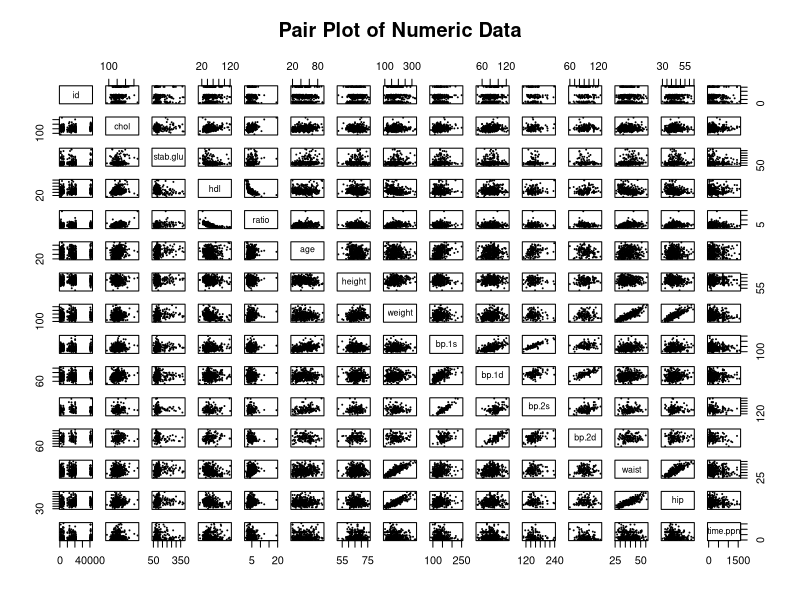
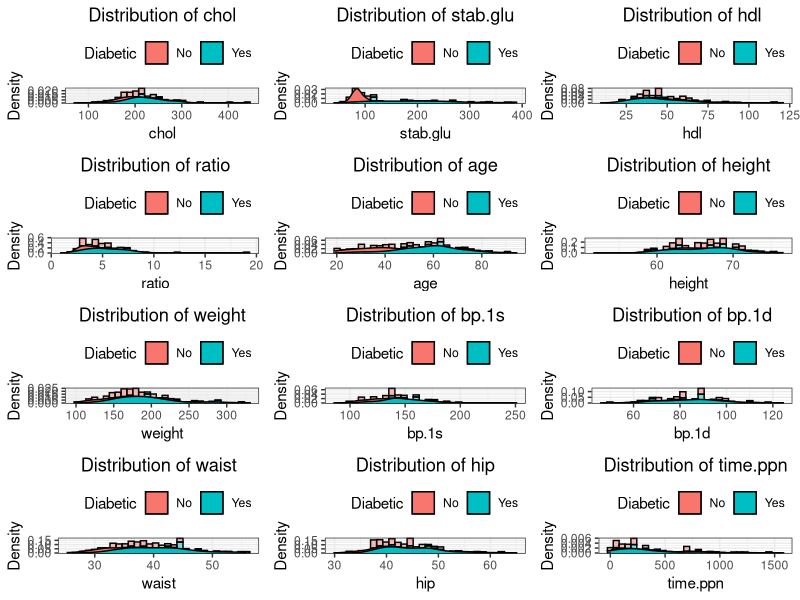
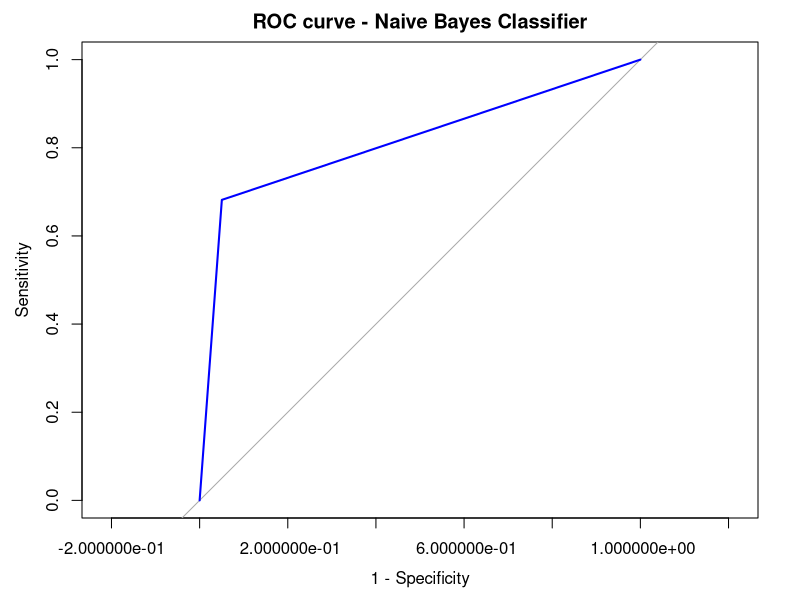
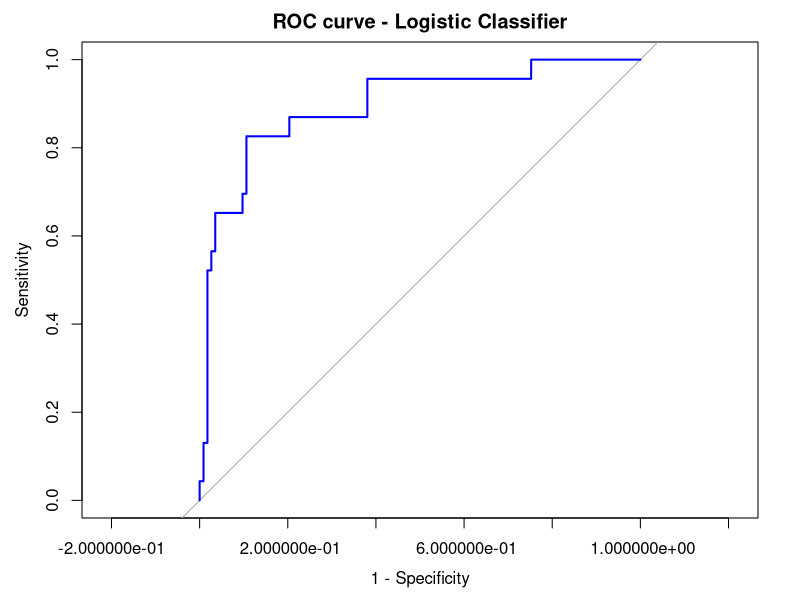

These charts were generated, in order, by the following R code:
##################################
###  DIABETES CLASSIFICATION   ###
##################################

#Packages installation
#install.packages("tidyverse")
#install.packages("e1071")
#install.packages("caTools")
#install.packages("caret")
#install.packages("klaR")
#install.packages("mvtnorm")
#install.packages("class")
#install.packages("gridExtra")

#Packages loading
library(tidyverse)
library(ggplot2)
library(e1071)
library(caTools)
library(caret)
# library(klaR)
library(mvtnorm)
library(class)
library(gridExtra)
library(pROC)

#Set working directory
getwd()
#setwd('/Users/americoliguori/Desktop/Ame/University/Laurea Magistrale/Second Year/Second Semester/HDA/HdaClassification')
dir()

#### Loading Data & Dataset Details #### 
Diabetes=read.csv("DiabetesClass.csv",header=T,na.strings='')
head(Diabetes)
str(Diabetes)
dim(Diabetes)

summary(Diabetes)

#### Defining the Response Variable ####
count <- table(Diabetes$DiabDiagnosis)
withDiabetes <- count[2]
withoutDiabetes <- count[1]
cat("Diabetic Count:", withDiabetes, "\nNon-Diabetic Count:", withoutDiabetes, "\n")

#Removal of rows with NAs values in the DiabDiagnosis column.
Diabetes <- Diabetes[complete.cases(Diabetes$DiabDiagnosis), ]
dim(Diabetes)

#Pairwise Plots
numeric_data <- sapply(Diabetes, is.numeric)
pairs(Diabetes[,numeric_data], pch = 19, cex = 0.1, main = "Pair Plot of Numeric Data")
#Notes about Pairwise Plot:
#some notable relationships include weight and waist, bp.1s and bp.1d, waist and hip, weight and hip.


##########################
#### DATASET CLEANING ####
##########################

#We drop bp.2s and bp.2d because there are too many missing values (262 NAs each)
Diabetes <- Diabetes %>% select(-"bp.2s", -"bp.2d")

#Sobstitute the NAs of chol, hdl e ratio with median computed values
medians_by_DiabDiagnosis <- Diabetes %>%
  group_by(DiabDiagnosis) %>%
  summarise(across(c(chol, hdl, ratio), ~ median(.x, na.rm = TRUE)))

Diabetes <- left_join(Diabetes, medians_by_DiabDiagnosis, by = "DiabDiagnosis", suffix = c("", "_median"))

Diabetes <- Diabetes %>%
  mutate(
    chol = ifelse(is.na(chol), chol_median, chol),
    hdl = ifelse(is.na(hdl), hdl_median, hdl),
    ratio = ifelse(is.na(ratio), chol_median / hdl_median, ratio)
  ) %>%
  select(-ends_with("_median")) 

#################################
#### HISTOGRAM VISUALIZATION ####
#################################

#Analyze the distribution of each variable according to the presence or not of Diabete

#Function for create histograms 
create_histogram <- function(variable) {
  if (!(is.factor(Diabetes[[variable]]) || is.character(Diabetes[[variable]]))) {  # Exclude discrete variables
    ggplot(Diabetes, aes(x = !!sym(variable), fill = DiabDiagnosis)) +
      geom_histogram(aes(y = after_stat(density)), color = 'black', alpha = 0.5, bins = 30) +
      geom_density(color = 'black') +
      labs(x = variable, y = 'Density', fill = 'Diabetic', title = paste('Distribution of', variable)) +
      theme_bw() +
      theme(plot.title = element_text(hjust = 0.5),
            legend.position = 'top',
            legend.justification = 'right')
  } else {
    return(NULL)  # Return NULL for discrete variables
  }
}

#Creation of histograms for each variable
histograms <- lapply(names(Diabetes)[-1], create_histogram)

# Filter out NULL values (for discrete variables)
histograms <- histograms[!sapply(histograms, is.null)]

# Visualization of histograms in a grid layout
grid.arrange(grobs = histograms, ncol = 3)


##################################
####      CLASSIFICATION      ####
##################################

set.seed(2024)

# Remove id, location, height, bp.1d, time.ppn, gender columns
Diabetes <- Diabetes[, !(names(Diabetes) %in% c('id', 'location', 'height', 'bp.1d', 'time.ppn', 'gender'))]

# Splitting data into train and test data
split <- sample.split(Diabetes, SplitRatio = 0.7)
train_cl <- subset(Diabetes, split == "TRUE")
test_cl <- subset(Diabetes, split == "FALSE")

Diabetes$DiabDiagnosis=factor(Diabetes$DiabDiagnosis)

##################################
####  NAIVE BAYES CLASSIFIER  ####
##################################

# Fitting Naive Bayes model to training data set
classifier_cl <- naiveBayes(DiabDiagnosis ~ ., data = train_cl); classifier_cl

# Predicting on test data
y_pred <- predict(classifier_cl, newdata = test_cl)

# Confusion Matrix
ct <- table(y_pred, test_cl$DiabDiagnosis); ct
confusionMatrix(ct)

# ROC curve
# replace "yes" with 1 and "no" with 0 in the test_cl$DiabDiagnosis
test_lvls <- as.factor(ifelse(test_cl$DiabDiagnosis == "Yes", 1, 0))
naiveROC <- roc(as.numeric(test_lvls),as.numeric(y_pred))
naiveROC
plot(naiveROC, legacy.axes = TRUE, main = "ROC curve - Naive Bayes Classifier", col = "blue", lwd = 2)


######################################
####   LOGISTIC CLASSIFICATION    ####
######################################

# Splitting data into train and test data
split <- sample.split(Diabetes, SplitRatio = 0.7)
train_cl <- subset(Diabetes, split == "TRUE")
test_cl <- subset(Diabetes, split == "FALSE")

Diabetes$DiabDiagnosis=factor(Diabetes$DiabDiagnosis)

# logistic classifier
classifier_logi <- glm(DiabDiagnosis ~., data = train_cl, family=binomial); 
summary(classifier_logi)

# Predicting on test data
y_pred_logi = predict(classifier_logi, type="response", newdata = test_cl)
contrasts(train_cl$DiabDiagnosis) 

# Confusion Matrix
out_logi <- rep("No",nrow(test_cl))
out_logi[y_pred_logi > .5]="Yes"
ct_logi = table(out_logi, test_cl$DiabDiagnosis); ct_logi
mean(out_logi == test_cl$DiabDiagnosis)
confusionMatrix(data=factor(out_logi),reference = test_cl$DiabDiagnosis)

# ROC curve
logiROC <- roc(as.numeric(test_cl$DiabDiagnosis),as.numeric(y_pred_logi))
logiROC
plot(logiROC, legacy.axes = TRUE, main = "ROC curve - Logistic Classifier", col = "blue", lwd = 2)
